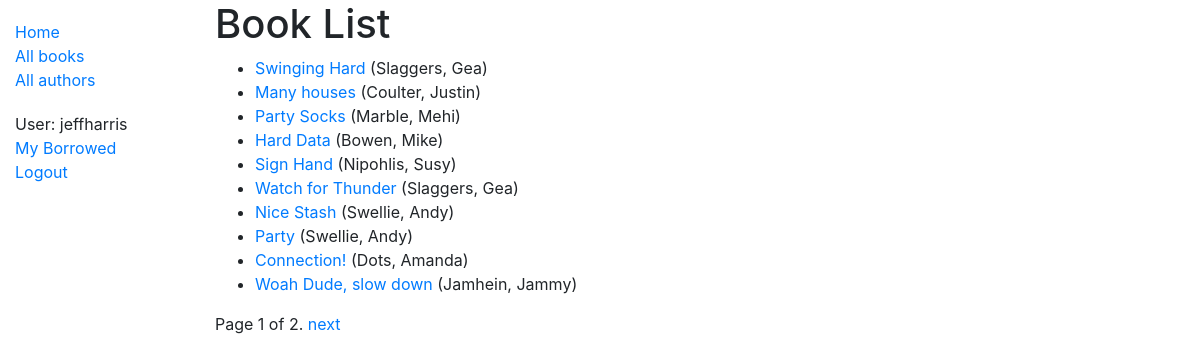
Page /catalog/books/ (signed in) on the committed database.
### catalog/models.py (models this page shows, shortened)
class Book(models.Model):
    title = models.CharField(max_length=200)
    author = models.ForeignKey('Author', on_delete=models.SET_NULL, null=True)
    summary = models.TextField(max_length=1000, help_text='Enter a brief description of the book')
    isbn = models.CharField('ISBN', max_length=13, help_text='13 Character <a href="https://www.isbn-international.org/content/what-isbn">ISBN number</a>')
    genre = models.ManyToManyField(Genre, help_text='Select a genre for this book')
    def get_absolute_url(self):
        return reverse('book-detail', args=[str(self.id)])
    def display_genre(self):
        """Create a string for the Genre. This is required to display genre in Admin."""
        return ', '.join(genre.name for genre in self.genre.all()[:3])
    display_genre.short_description = 'Genre'

class Author(models.Model):
    first_name = models.CharField(max_length=100)
    last_name = models.CharField(max_length=100)
    date_of_birth = models.DateField(null=True, blank=True)
    date_of_death = models.DateField('Died', null=True, blank=True)
    class Meta:
        ordering = ['last_name', 'first_name']
    def __str__(self):
        return f'{self.last_name}, {self.first_name}'

### catalog/views.py (the view)
# urls.py: path('books/', views.BookListView.as_view(), name='books'),
class BookListView(LoginRequiredMixin,generic.ListView):
    model = Book
    paginate_by = 10

### catalog/templates/catalog/book_list.html
{% extends "base_generic.html" %}
{% block content %}
  <h1>Book List</h1>
  {% if book_list %}
  <ul>
    {% for book in book_list %}
      <li>
        <a href="{{ book.get_absolute_url }}">{{ book.title }}</a> ({{book.author}})
      </li>
    {% endfor %}
  </ul>
  {% else %}
    <p>There are no books in the library.</p>
  {% endif %}
{% endblock %}

### catalog/templates/base_generic.html (shortened to what this page needs)
<!DOCTYPE html>
<html lang="en">
<head>
  <link rel="stylesheet" href="https://stackpath.bootstrapcdn.com/bootstrap/4.1.3/css/bootstrap.min.css">
  {% load static %}
  <link rel="stylesheet" href="{% static 'css/styles.css' %}">
</head>
<body>
  <div class="container-fluid">
    <div class="row">
      <div class="col-sm-2">
      {% block sidebar %}
        <ul class="sidebar-nav">
            <li><a href="{% url 'index' %}">Home</a></li>
            <li><a href="{% url 'books' %}">All books</a></li>
            <li><a href="{% url 'authors' %}">All authors</a></li>
        </ul>
        <ul class="sidebar-nav">
          {% if user.is_authenticated %}
            <li>User: {{ user.get_username }}</li>
            <li><a href="{% url 'my-borrowed' %}">My Borrowed</a></li>
            <li><a href="{% url 'logout'%}?next={{request.path}}">Logout</a></li>
          {% else %}
            <li><a href="{% url 'login'%}?next={{request.path}}">Login</a></li>
          {% endif %}
        </ul>
     {% endblock %}
      </div>
      <div class="col-sm-10 ">{% block content %}{% endblock %}
          {% block pagination %}
          {% if is_paginated %}
              <div class="pagination">
                  <span class="page-links">
                      <span class="page-current">
                          Page {{ page_obj.number }} of {{ page_obj.paginator.num_pages }}.
                      </span>
                      {% if page_obj.has_next %}
                          <a href="{{ request.path }}?page={{ page_obj.next_page_number }}">next</a>
                      {% endif %}
                  </span>
              </div>
          {% endif %}
        {% endblock %}
      </div>
    </div>
  </div>
</body>
</html>

### catalog/static/css/styles.css (style rules this page uses)
.sidebar-nav { margin-top: 20px; padding: 0; list-style: none; }

### rows in the picture
Book: title "Swinging Hard", author "Slaggers, Gea"
Book: title "Many houses", author "Coulter, Justin"
Book: title "Party Socks", author "Marble, Mehi"
Book: title "Hard Data", author "Bowen, Mike"
Book: title "Sign Hand", author "Nipohlis, Susy"
Book: title "Watch for Thunder", author "Slaggers, Gea"
Book: title "Nice Stash", author "Swellie, Andy"
Book: title "Party", author "Swellie, Andy"
Book: title "Connection!", author "Dots, Amanda"
Book: title "Woah Dude, slow down", author "Jamhein, Jammy"

### other values in the picture
{{ user.get_username }} "jeffharris"
{{ page_obj.number }} "1"
{{ page_obj.paginator.num_pages }} "2"
